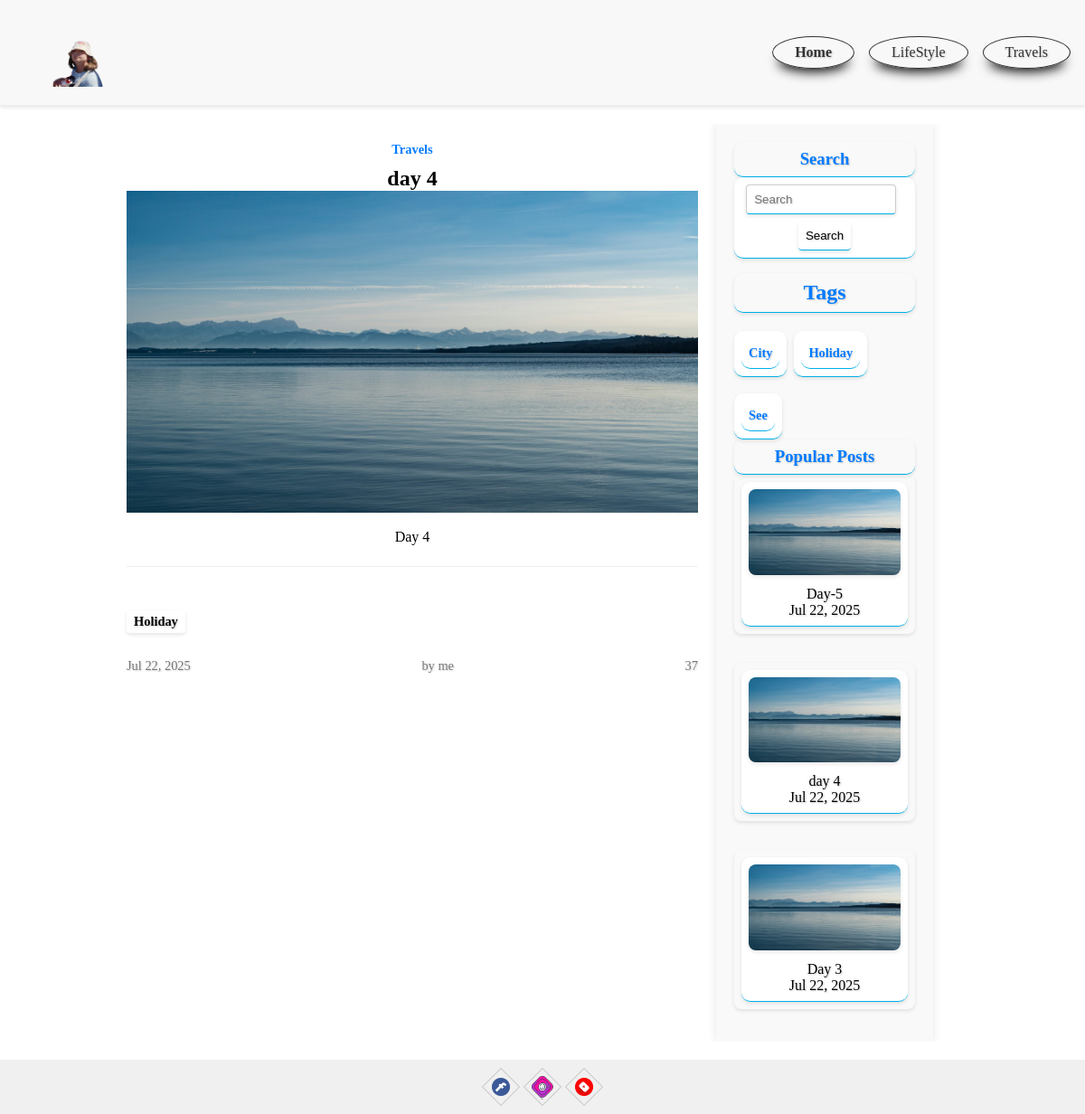
Page /post/day-4 on the committed database.
### blog/models.py (models this page shows, shortened)
class Category(models.Model):
    title = models.CharField(max_length=150)
    slug = models.SlugField(max_length=150, unique=True, verbose_name="URL")
    class Meta:
        ordering = ["title"]
        verbose_name = "Category"
        verbose_name_plural = "Categories"

class Post(models.Model):
    title = models.CharField(max_length=150)
    slug = models.SlugField(max_length=150, unique=True, verbose_name="URL")
    author = models.CharField(max_length=50)
    content = models.TextField(blank=True)
    created_at = models.DateTimeField(auto_now_add=True)
    photo = models.ImageField(upload_to="photos/%Y/%m/%d/", blank=True)
    views = models.IntegerField(default=0)
    category = models.ForeignKey(Category, on_delete=models.PROTECT, related_name="posts")
    tags = models.ManyToManyField(Tag, blank=True, related_name="posts")
    def get_absolute_url(self):
        return reverse("post", kwargs={"slug": self.slug})
    class Meta:
        ordering = ["-created_at"]
        verbose_name = "Post"
        verbose_name_plural = "Posts"

class Tag(models.Model):
    title = models.CharField(max_length=150)
    slug = models.SlugField(max_length=150, unique=True, verbose_name="URL")
    def get_absolute_url(self):
        return reverse("tag", kwargs={"slug": self.slug})
    class Meta:
        ordering = ["title"]
        verbose_name = "Tag"
        verbose_name_plural = "Tags"

### blog/views.py (the view)
# urls.py: path('post/<str:slug>', GetPost.as_view(), name='post'),
class GetPost(DetailView):
    model = Post
    template_name = 'blog/single.html'
    context_object_name = 'post'
    def get_context_data(self, **kwargs):
        context = super().get_context_data(**kwargs)
        self.object.views = F('views') + 1
        self.object.save()
        self.object.refresh_from_db()
        return context

### blog/templatetags/menu.py (called while the page is built)
@register.inclusion_tag('blog/menu_tpl.html')
def show_menu(menu_class='menu'):
    categories = Category.objects.all()
    return {'categories': categories, 'menu_class': menu_class}

### blog/templatetags/sidebar.py (called while the page is built)
@register.inclusion_tag('blog/popular_posts_tpl.html')
def get_popular_posts(limit=3):
    posts = Post.objects.all().order_by('-views')[:limit]
    return {'posts': posts}

@register.inclusion_tag('blog/tags_tpl.html')
def show_tags():
    tags = Tag.objects.all()
    return {'tags': tags}

### blog/templates/blog/single.html (shortened to what this page needs)
{% extends 'base.html' %}
{% load static %}
{% load sidebar %}
{% block content %}
<div class="container">
    <div class="main-content">
        <div class="blog-post">
            <div class="blog-post__category">
                <a href="{% url 'categories' post.category.slug %}">{{ post.category.title }}</a>
            </div>
            <h2>{{ post.title }}</h2>
            <div class="blog-post__img">
                <img src="{{ post.photo.url }}" alt="foto">
            </div>
            <p>{{ post.content }}</p>
        </div>
        <br>
        {% if post.tags.all %}
        <ul class="blog-post__tags">
            {% for tag in post.tags.all %}
            <li><a href="{{ tag.get_absolute_url }}">{{ tag.title }}</a></li>
            {% endfor %}
        </ul>
        {% endif %}
        <br>
        <div class="blog-post__meta">
        <span class="blog-post__date">
            {{ post.created_at|date:"M d, Y" }}
        </span>
            <br>
            <span class="blog-post__author">
            {{ post.author }}
        </span>
            <br>
            <span class="blog-post__views">
            {{ post.views }}
        </span>
        </div>
    </div>
    <div class="sidebar">
        {% include 'search.html' %}
        {% show_tags %}
        {% get_popular_posts %}
    </div>
</div>
{% endblock content %}

### blog/templates/blog/menu_tpl.html
<div class="{{ menu_class }}">
    <ul class="navbar-links">
        <li><a href="{% url 'home' %}" aria-current="page">Home</a></li>
        {% for category in categories %}
        <li><a href="{% url 'categories' category.slug %}">{{ category.title }}</a></li>
        {% endfor %}
    </ul>
</div>

### blog/templates/blog/tags_tpl.html
<div class="blog-post__title">
    <h2>Tags</h2>
</div>
<div class="blog-post__tags">
    {% for tag in tags %}
    <p><a href="{{ tag.get_absolute_url }}">{{ tag.title }}</a></p>
    {% endfor %}
</div>

### blog/templates/blog/popular_posts_tpl.html
<div class="popular-posts__title">
    <h3>Popular Posts</h3>
</div>
<ul class="popular-posts">
    {% for post in posts %}
    {% if post.photo %}
    <li>
        <a href="{{ post.get_absolute_url }}">
            <img src="{{ post.photo.url }}" alt="foto">
            {% endif %}
            <p >{{ post.title }}</p>
            <p>{{ post.created_at|date:"M d, Y" }}</p>
        </a>
    </li>
    {% endfor %}
</ul>

### rows in the picture
Category: title "LifeStyle"
Category: title "Travels"
Post: category "Travels", title "day 4", photo (picture), content "Day 4", created_at "Jul 22, 2025", author "by me", views "37"
Tag: title "Holiday"
Tag: title "City"
Tag: title "See"
Post: photo (picture), title "Day-5", created_at "Jul 22, 2025"
Post: photo (picture), title "Day 3", created_at "Jul 22, 2025"
